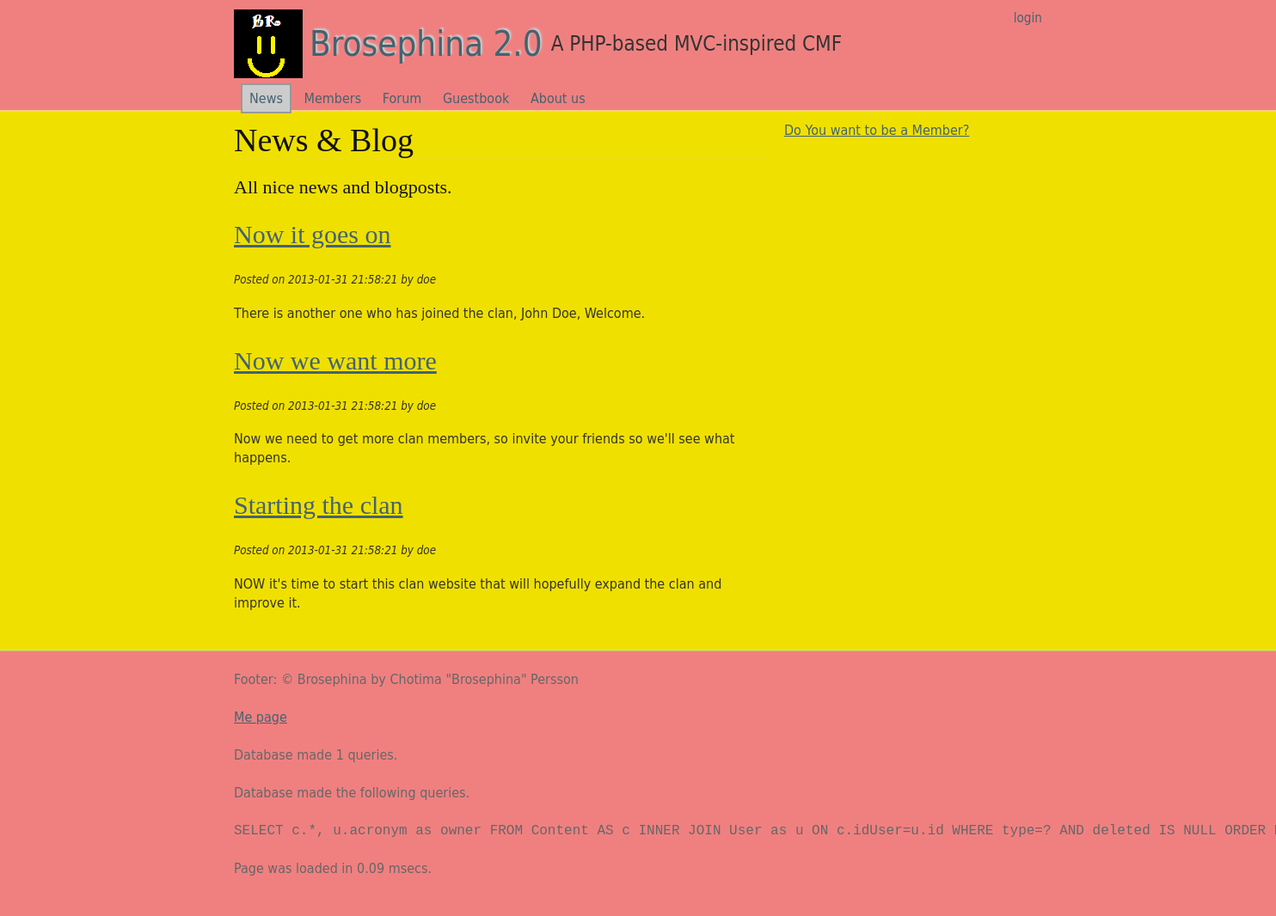
The page /my/news on the database its author committed.
### tables this page shows
CREATE TABLE Content (id INTEGER PRIMARY KEY, key TEXT KEY, type TEXT, title TEXT, data TEXT, filter TEXT, idUser INT, created DATETIME default (datetime('now')), updated DATETIME default NULL, deleted DATETIME default NULL, FOREIGN KEY(idUser) REFERENCES User(id));

CREATE TABLE User (id INTEGER PRIMARY KEY, acronym TEXT KEY, name TEXT, email TEXT, algorithm TEXT, salt TEXT, password TEXT, created DATETIME default (datetime('now')), updated DATETIME default NULL);

### index.php (called while the page is built, shortened)
<?php
require(Brosephina_INSTALL_PATH.'/src/bootstrap.php');
$br = CBrosephina::Instance();
$br->FrontControllerRoute();
$br->ThemeEngineRender();

### src/CDatabase/CDatabase.php (called while the page is built, shortened)
<?php
class CDatabase {
  private $db = null;
  public function __construct($dsn, $username = null, $password = null, $driver_options = null) {
    $this->db = new PDO($dsn, $username, $password, $driver_options);
    $this->db->SetAttribute(PDO::ATTR_ERRMODE, PDO::ERRMODE_EXCEPTION);
  }
  public function ExecuteSelectQueryAndFetchAll($query, $params=array()){
    $this->stmt = $this->db->prepare($query);
    $this->stmt->execute($params);
    return $this->stmt->fetchAll(PDO::FETCH_ASSOC);
  }
}

### src/CMContent/CMContent.php (called while the page is built, shortened)
<?php
class CMContent extends CObject implements IHasSQL, ArrayAccess, IModule {
  public static function SQL($key=null, $args=null){
		$order_order = isset($args['order-order']) ? $args['order-order'] : 'ASC';
		$order_by = isset($args['order-by']) ? $args['order-by'] : 'id';
		$limit = isset($args['limit']) ? 'LIMIT '.$args['limit'] : '';
		$queries = array(
			'drop table content'	=> "DROP TABLE IF EXISTS Content;",
			'drop table comments'	=> "DROP TABLE IF EXISTS ContentComments;",
			'create table content'	=> "CREATE TABLE IF NOT EXISTS Content (id INTEGER PRIMARY KEY, key TEXT KEY, type TEXT, title TEXT, data TEXT, filter TEXT, idUser INT, created DATETIME default (datetime('now')), updated DATETIME default NULL, deleted DATETIME default NULL, FOREIGN KEY(idUser) REFERENCES User(id));",
			'create table comments'	=> "CREATE TABLE IF NOT EXISTS ContentComments (id INTEGER PRIMARY KEY, data TEXT, idContent INT, created DATETIME default (datetime('now')), updated DATETIME default NULL, deleted DATETIME default NULL, FOREIGN KEY(idContent) REFERENCES Content(id));",
			'insert content'	=> 'INSERT INTO Content (key,type,title,data,filter,idUser) VALUES (?,?,?,?,?,?);',
			'insert comment'	=> 'INSERT INTO ContentComments (data,idContent) VALUES (?,?);',
			'select * by id'	=> "SELECT c.*, u.acronym as owner FROM Content AS c INNER JOIN User as u ON c.idUser=u.id WHERE c.id=? AND deleted IS NULL;",
			'select * by key'	=> "SELECT c.*, u.acronym as owner FROM Content AS c INNER JOIN User as u ON c.idUser=u.id WHERE c.key=? AND deleted IS NULL ORDER BY {$order_by} {$order_order} {$limit};",
			'select * by type'	=> "SELECT c.*, u.acronym as owner FROM Content AS c INNER JOIN User as u ON c.idUser=u.id WHERE type=? AND deleted IS NULL ORDER BY {$order_by} {$order_order} {$limit};",
			'select *'		=> "SELECT c.*, u.acronym as owner FROM Content AS c INNER JOIN User as u ON c.idUser=u.id WHERE deleted IS NULL ORDER BY {$order_by} {$order_order} {$limit};",
			'select comments'	=> 'SELECT * FROM ContentComments WHERE idContent=? ORDER BY created DESC;',
			'update content'	=> "UPDATE Content SET key=?, type=?, title=?, data=?, filter=?, updated=datetime('now') WHERE id=?;",
			'update content as deleted' => "UPDATE Content SET deleted=datetime('now') WHERE id=?;",
		);
		return $queries[$key];
	}
 public function ListAll($args=null) {
    try {
      if(isset($args) && isset($args['type'])) {
        return $this->db->ExecuteSelectQueryAndFetchAll(self::SQL('select * by type', $args), array($args['type']));
      } else {
        return $this->db->ExecuteSelectQueryAndFetchAll(self::SQL('select *', $args));
      }
    } catch(Exception $e) {
      echo $e;
      return null;
    }
  }
  public static function Filter($data, $filter) {
    switch($filter) {
      case 'plain':
      default: $data = nl2br(makeClickable(htmlEnt($data))); break;
    }
    return $data;
  }
}

### site/src/CCMycontroller/CCMycontroller.php (called while the page is built, shortened)
<?php
class CCMycontroller extends CObject implements IController {
  public function News() {
    $content = new CMContent();
    $this->views->SetTitle('News & Blog');
    $this->views->AddInclude(__DIR__ . '/news.tpl.php', array(
                  'contents' => $content->ListAll(array('type'=>'post', 'order-by'=>'title', 'order-order'=>'ASC')),
                ));
    $this->views->AddInclude(__DIR__ . '/sidebar.tpl.php', array(), 'sidebar');
  }
}

### src/bootstrap.php (called while the page is built, shortened)
<?php
function autoload($aClassName) {
  $classFile = "/src/{$aClassName}/{$aClassName}.php";
	$file1 = Brosephina_SITE_PATH . $classFile;
	$file2 = Brosephina_INSTALL_PATH . $classFile;
}
function htmlent($str, $flags = ENT_COMPAT) {
  return htmlentities($str, $flags, CBrosephina::Instance()->config['character_encoding']);
}
function makeClickable($text) {
  return preg_replace_callback(
    '#\bhttps?://[^\s()<>]+(?:\([\w\d]+\)|([^[:punct:]\s]|/))#',
    create_function(
      '$matches',
      'return "<a href=\'{$matches[0]}\'>{$matches[0]}</a>";'
    ),
    $text
  );
}

### src/CRequest/CRequest.php (called while the page is built, shortened)
<?php
class CRequest {
	public function __construct($urlType=0) {
    $this->cleanUrl       = $urlType= 1 ? true : false;
	}
   public function CreateUrl($url=null, $method=null, $arguments=null) {
		if(!empty($url) && (strpos($url, '://') || $url[0] == '/')) {
			return $url;
		}
    $prepend = $this->base_url;
    $url = trim($url, '/');
    $method = empty($method) ? null : '/' . trim($method, '/');
    $arguments = empty($arguments) ? null : '/' . trim($arguments, '/');
    return $prepend . rtrim("$url$method$arguments", '/');
  }
  public function Init($baseUrl = null, $routing=null) {
    $scriptName = $_SERVER['SCRIPT_NAME'];
    $currentUrl = $this->GetCurrentUrl();
    $parts 	    = parse_url($currentUrl);
    $baseUrl 		= !empty($baseUrl) ? $baseUrl : "{$parts['scheme']}://{$parts['host']}" . (isset($parts['port']) ? ":{$parts['port']}" : '') . rtrim(dirname($scriptName), '/');
    $this->base_url 	  = rtrim($baseUrl, '/') . '/';
  }
	public function GetCurrentUrl() {
    $url = "http";
    $url .= (@$_SERVER["HTTPS"] == "on") ? 's' : '';
    $url .= "://";
    $serverPort = ($_SERVER["SERVER_PORT"] == "80") ? '' :
    (($_SERVER["SERVER_PORT"] == 443 && @$_SERVER["HTTPS"] == "on") ? '' : ":{$_SERVER['SERVER_PORT']}");
    $url .= $_SERVER["SERVER_NAME"] . $serverPort . htmlspecialchars($_SERVER["REQUEST_URI"]);
		return $url;
	}
}

### site/src/CCMycontroller/news.tpl.php (the view, shortened to what this page needs)
<h1>News & Blog</h1>
<h3>All nice news and blogposts.</h3>
<?php if($contents != null): ?>
	<?php foreach($contents as $val):?>
		<h2><a href='<?=create_url("page/view/{$val['id']}")?>'><?=esc($val['title'])?></a></h2>
		<p class='smaller-text'><em>Posted on <?=$val['created']?> by <?=$val['owner']?></em></p>
		<p><?=filter_data($val['data'], $val['filter'])?></p>
	<?php endforeach; ?>
<?php else: ?>
	<p>No posts exists.</p>
<?php endif; ?>

### src/CViewContainer/CViewContainer.php (shortened to what this page needs)
<?php
class CViewContainer {
	private $views = array();
  public function AddInclude($file, $variables=array(), $region='default') {
    $this->views[$region][] = array('type' => 'include', 'file' => $file, 'variables' => $variables);
    return $this;
  }
  public function AddString($string, $variables=array(), $region='default') {
    $this->views[$region][] = array('type' => 'string', 'string' => $string, 'variables' => $variables);
    return $this;
  }
  public function Render($region='default') {
    if(!isset($this->views[$region])) return;
    foreach($this->views[$region] as $view) {
      switch($view['type']) {
        case 'include': if(isset($view['variables'])) extract($view['variables']); include($view['file']); break;
        case 'string':  if(isset($view['variables'])) extract($view['variables']); echo $view['string']; break;
      }
    }
  }
}

### site/themes/mytheme/style.css (style rules this page uses)
html { background-color:#F08080; }
body { background-color:#f0e000; }
a { color:#436370 }

### themes/grid/style.css (style rules this page uses)
html, body, div, span, applet, object, iframe, h1, h2, h3, h4, h5, h6, p, blockquote, pre, a, abbr, acronym, address, big, cite, code, del, dfn, em, img, ins, kbd, q, s, samp, small, strike, strong, sub, sup, tt, var, b, u, i, center, dl, dt, dd, ol, ul, li, fieldset, form, label, legend, table, caption, tbody, tfoot, thead, tr, th, td, article, aside, canvas, details, embed, figure, figcaption, footer, header, hgroup, menu, nav, output, ruby, section, summary, time, mark, audio, video { margin:0; padding:0; border:0; font-size:100.01%; font:inherit; vertical-align:baseline; }
body { line-height:1; }
body { width:100%; *zoom:1; }
body:before, body:after { content:""; display:table; }
body:after { clear:both; }
body { color:#222222; font:100.01% / 1.375 Frutiger, "Frutiger Linotype", Univers, Calibri, "Gill Sans", "Gill Sans MT", "Myriad Pro", Myriad, "DejaVu Sans Condensed", "Liberation Sans", "Nimbus Sans L", Tahoma, Geneva, "Helvetica Neue", Helvetica, Arial, sans-serif; }
h1 { font-weight:normal; color:#111111; margin-bottom:22px; font-family:Cambria, Georgia, Times, 'Times New Roman', serif; font-size:2.375em; line-height:1.1579; border-bottom:1px solid #cccccc; margin-bottom:21px; }
h2 { font-weight:normal; color:#111111; margin-bottom:22px; font-family:Cambria, Georgia, Times, 'Times New Roman', serif; font-size:1.875em; line-height:1.4667; }
h3 { font-weight:normal; color:#111111; margin-bottom:22px; font-family:Cambria, Georgia, Times, 'Times New Roman', serif; font-size:1.375em; line-height:1; }
p { margin-bottom:1.375em; }
a { color:#660000; text-decoration:underline; }
em, dfn { font-style:italic; }
html { background-color:#eeeeee; overflow:-moz-scrollbars-vertical; overflow-y:scroll; }
body { margin:0; padding:0; color:#333333; background-color:#ffffff; }
a { color:inherit; }
.smaller-text { font-size:smaller; }

### rows shown on the page
content: title "Now it goes on", created "2013-01-31 21:58:21", idUser.acronym "doe", data "There is another one who has joined the clan, John Doe, Welcome."
content: title "Now we want more", created "2013-01-31 21:58:21", idUser.acronym "doe", data "Now we need to get more clan members, so invite your friends so we'll see what happens."
content: title "Starting the clan", created "2013-01-31 21:58:21", idUser.acronym "doe", data "NOW it's time to start this clan website that will hopefully expand the clan and improve it."

### other values the page prints
$header "Brosephina 2.0"
$slogan "A PHP-based MVC-inspired CMF"
$val['label'] "News"
$val['label'] "Members"
$val['label'] "Forum"
$val['label'] "Guestbook"
$val['label'] "About us"
$footer "Footer: © Brosephina by Chotima \"Brosephina\" Persson Me page"
$br->db->GetNumQueries() "1"
implode('<br/><br/>', $queries) "SELECT c.*, u.acronym as owner FROM Content AS c INNER JOIN User as u ON c.idUser=u.id WHERE type=? AND deleted IS NULL ORDER…"
